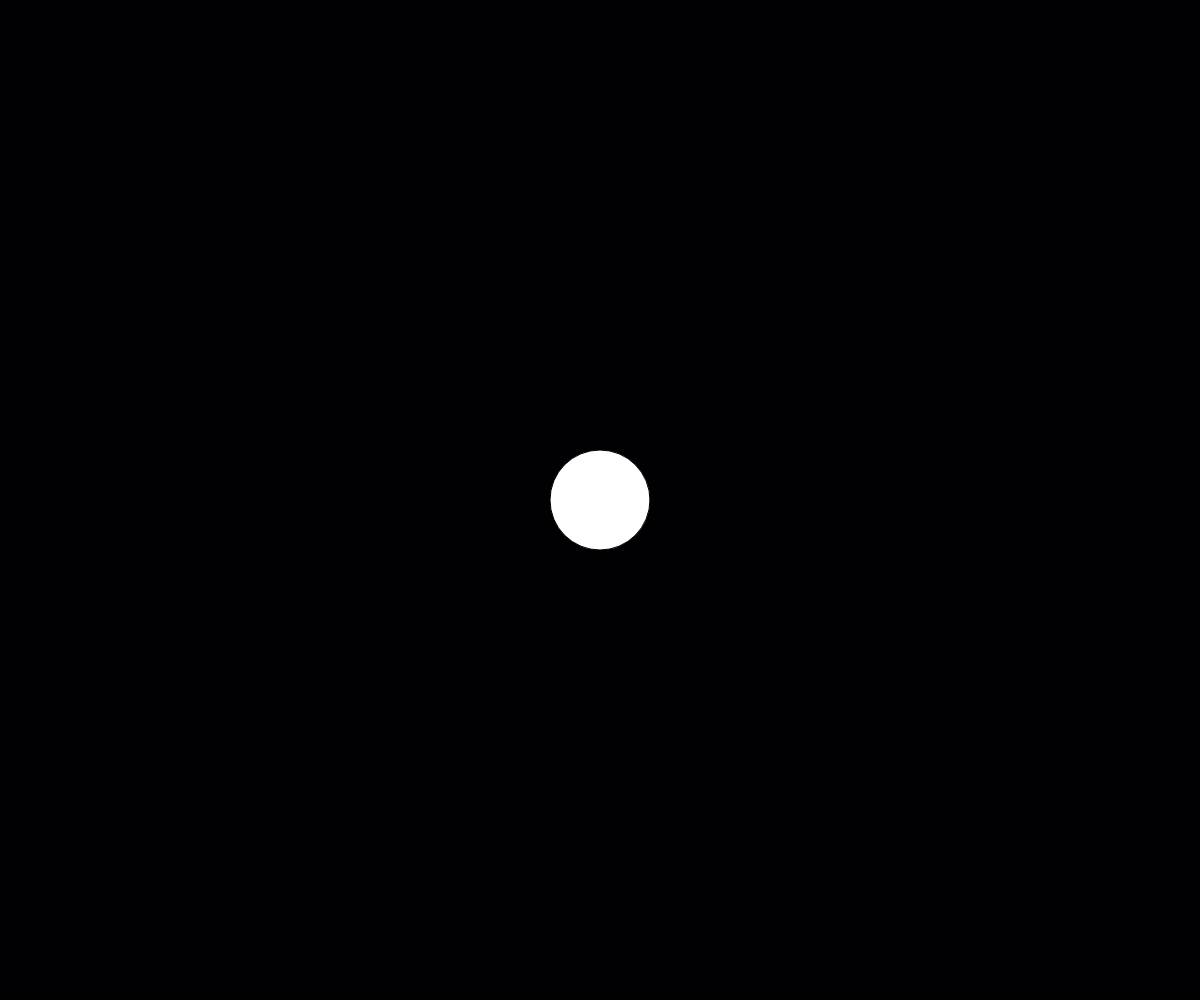
Frame 1 (no input)
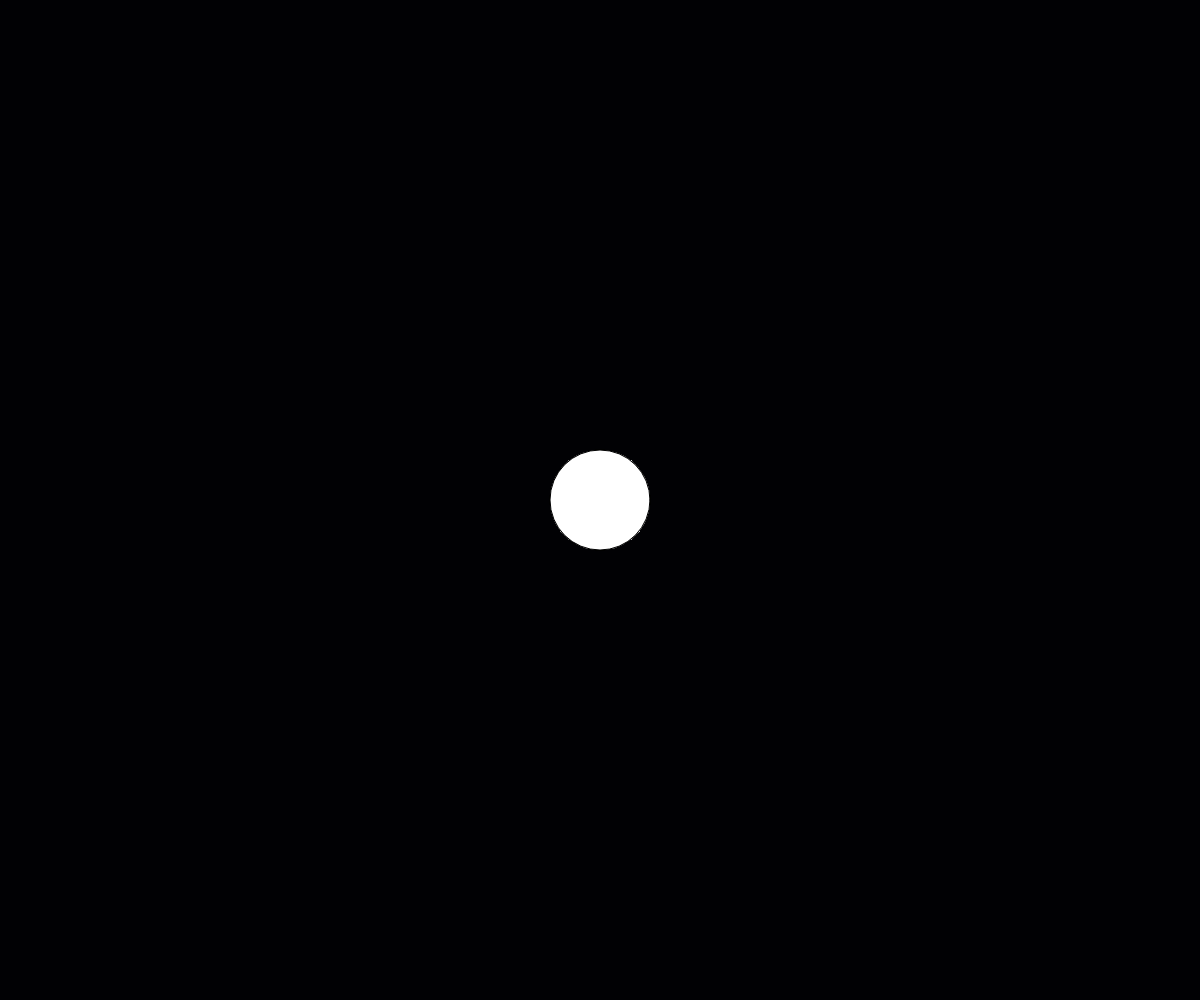
Frame 60 (no input)
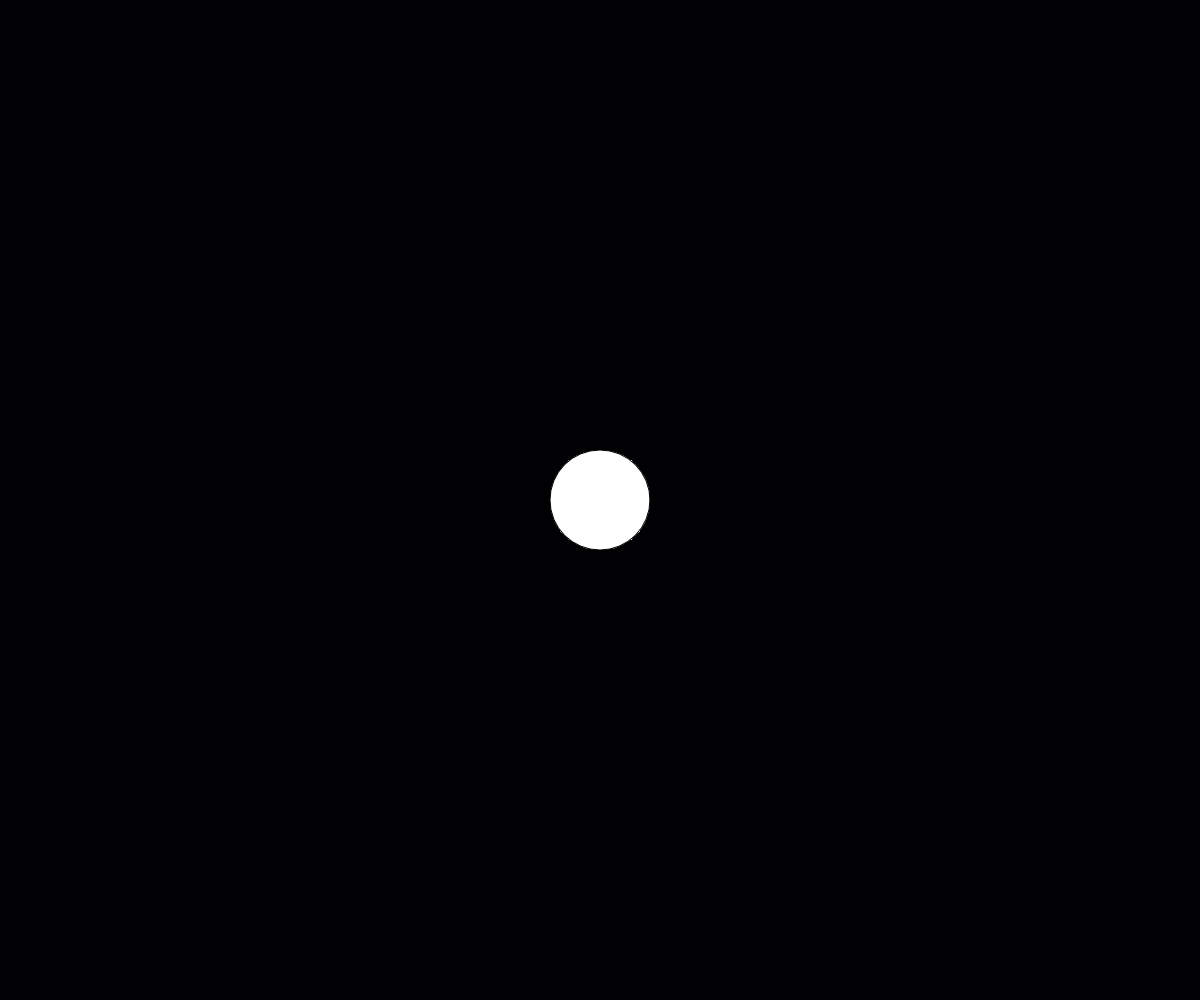
Frame 120 (the mouse pressed at the canvas centre since frame 60)

The p5.js sketch that drew these frames (run headless with seeded random() and noise() and a simulated clock; from frame 60 on, the mouse is pressed at the canvas centre):

// p5.js sketch
// ── sketch.js
let x, y, r = 100;

function setup() {
  createCanvas(windowWidth,windowHeight);
  frameRate(3000);
  background("#010104");
  x = width / 2;
  y = height / 2;
}

function draw() {
  circle(x,y,r)
}

function keyPressed() {
  fill("#07c")
  background("#010104");
  r += 100;
}

function keyReleased() {
  fill("#07c")
  background("#010104");
  r -= 50;
}
